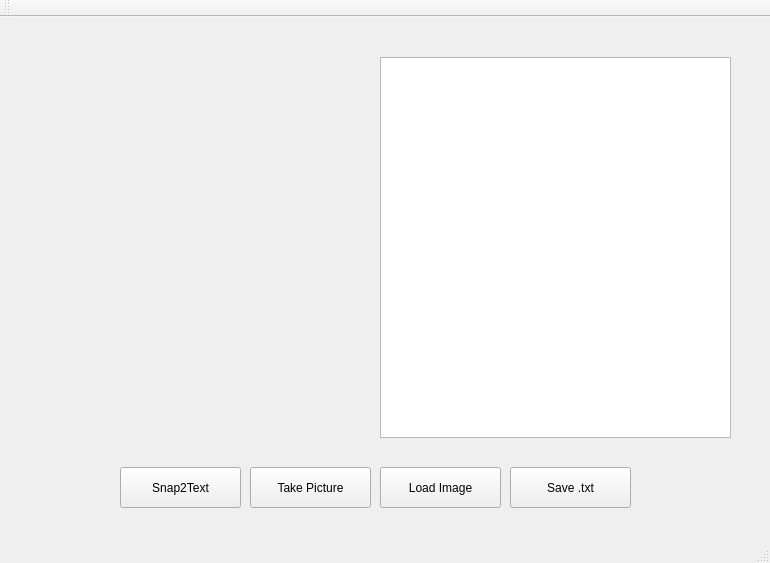
<?xml version="1.0" encoding="UTF-8"?>
<ui version="4.0">
 <class>MainWindow</class>
 <widget class="QMainWindow" name="MainWindow">
  <property name="geometry">
   <rect>
    <x>0</x>
    <y>0</y>
    <width>770</width>
    <height>563</height>
   </rect>
  </property>
  <property name="windowTitle">
   <string>MainWindow</string>
  </property>
  <widget class="QWidget" name="centralWidget">
   <widget class="QPushButton" name="pushButton">
    <property name="geometry">
     <rect>
      <x>120</x>
      <y>450</y>
      <width>121</width>
      <height>41</height>
     </rect>
    </property>
    <property name="text">
     <string>Snap2Text</string>
    </property>
   </widget>
   <widget class="QPushButton" name="pushButton_2">
    <property name="geometry">
     <rect>
      <x>250</x>
      <y>450</y>
      <width>121</width>
      <height>41</height>
     </rect>
    </property>
    <property name="text">
     <string>Take Picture</string>
    </property>
   </widget>
   <widget class="QPushButton" name="pushButton_3">
    <property name="geometry">
     <rect>
      <x>380</x>
      <y>450</y>
      <width>121</width>
      <height>41</height>
     </rect>
    </property>
    <property name="text">
     <string>Load Image</string>
    </property>
   </widget>
   <widget class="QPushButton" name="pushButton_4">
    <property name="geometry">
     <rect>
      <x>510</x>
      <y>450</y>
      <width>121</width>
      <height>41</height>
     </rect>
    </property>
    <property name="text">
     <string>Save .txt</string>
    </property>
   </widget>
   <widget class="QPlainTextEdit" name="plainTextEdit">
    <property name="geometry">
     <rect>
      <x>380</x>
      <y>40</y>
      <width>351</width>
      <height>381</height>
     </rect>
    </property>
   </widget>
   <widget class="QStackedWidget" name="view">
    <property name="geometry">
     <rect>
      <x>39</x>
      <y>40</y>
      <width>331</width>
      <height>381</height>
     </rect>
    </property>
    <widget class="QWidget" name="viewPage1" native="true"/>
   </widget>
  </widget>
  <widget class="QMenuBar" name="menuBar">
   <property name="geometry">
    <rect>
     <x>0</x>
     <y>0</y>
     <width>770</width>
     <height>21</height>
    </rect>
   </property>
  </widget>
  <widget class="QToolBar" name="mainToolBar">
   <attribute name="toolBarArea">
    <enum>TopToolBarArea</enum>
   </attribute>
   <attribute name="toolBarBreak">
    <bool>false</bool>
   </attribute>
  </widget>
  <widget class="QStatusBar" name="statusBar"/>
 </widget>
 <layoutdefault spacing="6" margin="11"/>
 <resources/>
 <connections/>
</ui>
